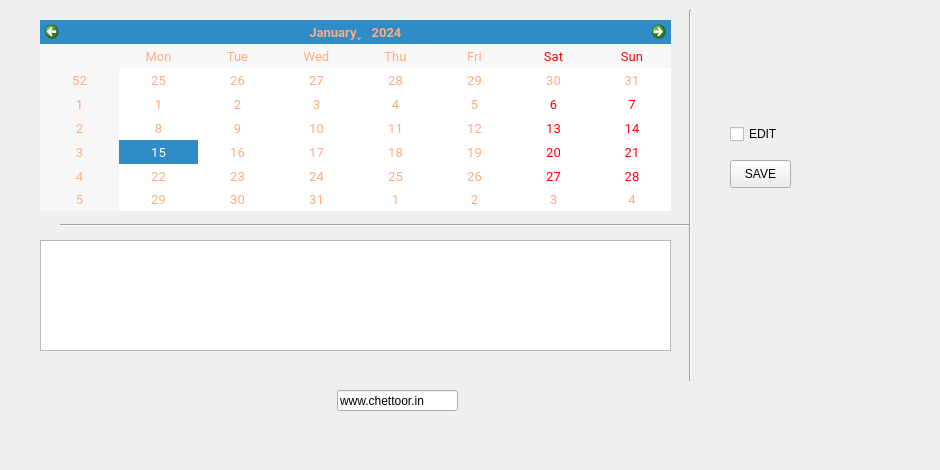
        <widget class="QWidget" name="tab_34">
         <attribute name="title">
          <string>Agenda</string>
         </attribute>
         <widget class="QSplitter" name="m_buttonsSplitter_2">
          <property name="geometry">
           <rect>
            <x>430</x>
            <y>290</y>
            <width>160</width>
            <height>23</height>
           </rect>
          </property>
          <property name="sizePolicy">
           <sizepolicy hsizetype="Fixed" vsizetype="Fixed">
            <horstretch>0</horstretch>
            <verstretch>0</verstretch>
           </sizepolicy>
          </property>
          <property name="orientation">
           <enum>Qt::Horizontal</enum>
          </property>
          <property name="handleWidth">
           <number>10</number>
          </property>
         </widget>
         <widget class="QPushButton" name="push_2">
          <property name="geometry">
           <rect>
            <x>730</x>
            <y>160</y>
            <width>61</width>
            <height>28</height>
           </rect>
          </property>
          <property name="toolTip">
           <string>&lt;html&gt;&lt;head/&gt;&lt;body&gt;&lt;p&gt;Save current days progress.&lt;/p&gt;&lt;/body&gt;&lt;/html&gt;</string>
          </property>
          <property name="text">
           <string>SAVE</string>
          </property>
         </widget>
         <widget class="QCalendarWidget" name="calendarWidget_2">
          <property name="geometry">
           <rect>
            <x>40</x>
            <y>20</y>
            <width>631</width>
            <height>191</height>
           </rect>
          </property>
          <property name="font">
           <font>
            <family>Roboto</family>
            <pointsize>10</pointsize>
            <weight>50</weight>
            <italic>false</italic>
            <bold>false</bold>
           </font>
          </property>
          <property name="styleSheet">
           <string notr="true">color: rgb(255, 170, 127);</string>
          </property>
         </widget>
         <widget class="QLineEdit" name="lineEdit_2">
          <property name="geometry">
           <rect>
            <x>337</x>
            <y>390</y>
            <width>121</width>
            <height>21</height>
           </rect>
          </property>
          <property name="cursor">
           <cursorShape>CrossCursor</cursorShape>
          </property>
          <property name="toolTip">
           <string>&lt;html&gt;&lt;head/&gt;&lt;body&gt;&lt;p&gt;www.steadystate.in&lt;/p&gt;&lt;/body&gt;&lt;/html&gt;</string>
          </property>
          <property name="inputMask">
           <string/>
          </property>
          <property name="text">
           <string>www.chettoor.in</string>
          </property>
          <property name="readOnly">
           <bool>true</bool>
          </property>
         </widget>
         <widget class="QPlainTextEdit" name="plainTextEdit_2">
          <property name="geometry">
           <rect>
            <x>40</x>
            <y>240</y>
            <width>631</width>
            <height>111</height>
           </rect>
          </property>
         </widget>
         <widget class="Line" name="line_3">
          <property name="geometry">
           <rect>
            <x>60</x>
            <y>210</y>
            <width>630</width>
            <height>30</height>
           </rect>
          </property>
          <property name="orientation">
           <enum>Qt::Horizontal</enum>
          </property>
         </widget>
         <widget class="QCheckBox" name="checkBox_4">
          <property name="geometry">
           <rect>
            <x>730</x>
            <y>120</y>
            <width>71</width>
            <height>28</height>
           </rect>
          </property>
          <property name="toolTip">
           <string>&lt;html&gt;&lt;head/&gt;&lt;body&gt;&lt;p&gt;Text is editable if this is checked!&lt;/p&gt;&lt;/body&gt;&lt;/html&gt;</string>
          </property>
          <property name="text">
           <string>EDIT</string>
          </property>
         </widget>
         <widget class="Line" name="line_4">
          <property name="geometry">
           <rect>
            <x>680</x>
            <y>10</y>
            <width>20</width>
            <height>371</height>
           </rect>
          </property>
          <property name="orientation">
           <enum>Qt::Vertical</enum>
          </property>
         </widget>
         <widget class="QLabel" name="label_154">
          <property name="geometry">
           <rect>
            <x>-100</x>
            <y>-40</y>
            <width>931</width>
            <height>461</height>
           </rect>
          </property>
          <property name="text">
           <string/>
          </property>
          <property name="pixmap">
           <pixmap resource="image.qrc">:/img_mus/12.png</pixmap>
          </property>
         </widget>
         <zorder>label_154</zorder>
         <zorder>m_buttonsSplitter_2</zorder>
         <zorder>push_2</zorder>
         <zorder>calendarWidget_2</zorder>
         <zorder>lineEdit_2</zorder>
         <zorder>plainTextEdit_2</zorder>
         <zorder>line_3</zorder>
         <zorder>checkBox_4</zorder>
         <zorder>line_4</zorder>
        </widget>
